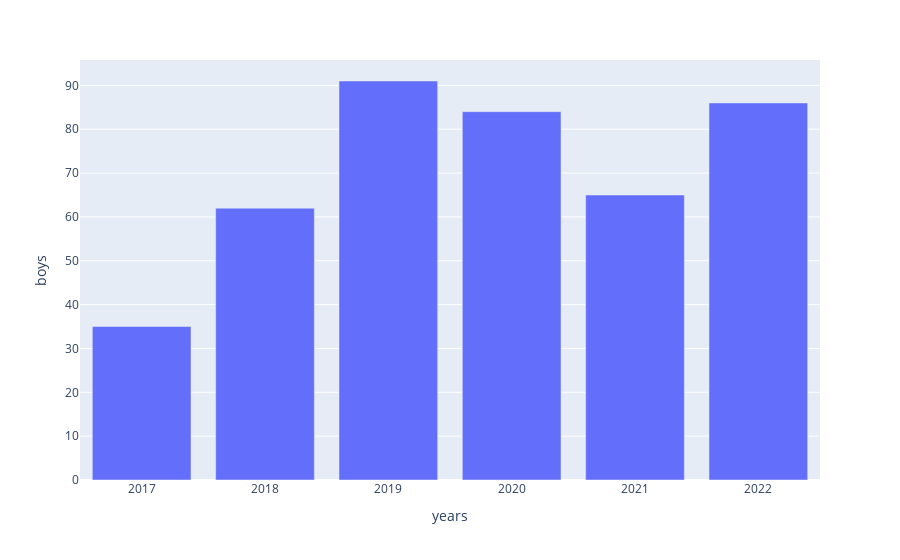

Notebook code cell kept with this figure:
### Code cell
fig = px.bar(df, x='years', y='boys')
fig.show()

### Figure 1 — Plotly figure (JSON) as saved in the notebook; plotly's stock layout.template omitted (floating-point values rounded to 4 significant figures)
{"data": [{"alignmentgroup": "True", "hovertemplate": "years=%{x}<br>boys=%{y}<extra></extra>", "legendgroup": "", "marker": {"color": "#636efa", "pattern": {"shape": ""}}, "name": "", "offsetgroup": "", "orientation": "v", "showlegend": false, "textposition": "auto", "type": "bar", "x": [2017, 2018, 2019, 2020, 2021, 2022], "xaxis": "x", "y": [35, 62, 91, 84, 65, 86], "yaxis": "y"}], "layout": {"barmode": "relative", "legend": {"tracegroupgap": 0}, "margin": {"t": 60}, "xaxis": {"anchor": "y", "domain": [0, 1], "title": {"text": "years"}}, "yaxis": {"anchor": "x", "domain": [0, 1], "title": {"text": "boys"}}}}
